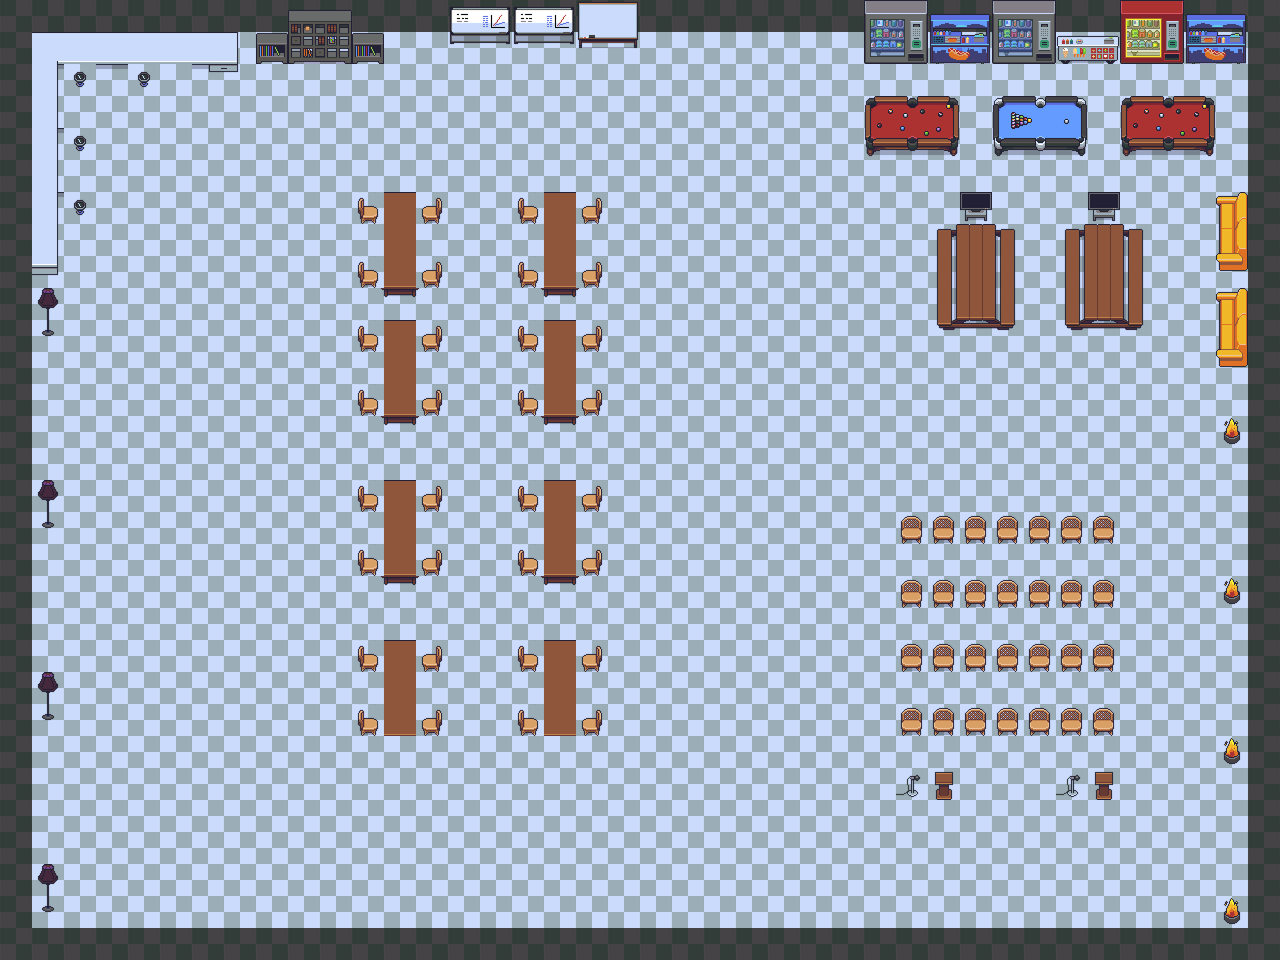

Below is a game level as drawn by its tile map, then a one-line description and the .tmx that defines it (tile-layer data replaced by summaries):
An orthogonal 40x30 tile map with 32x32 px tiles, 2 tile layers (backround, Objects), 1 hidden layer not drawn, 29 tilesets.

<map version="1.10" tiledversion="1.11.2" orientation="orthogonal" renderorder="right-down" width="40" height="30" tilewidth="32" tileheight="32" infinite="0" nextlayerid="5" nextobjectid="1">
 <tileset firstgid="1" name="grass" tilewidth="32" tileheight="32" tilecount="1024" columns="32">
  <image source="BotanicalWorld.png" width="1024" height="1024" />
 </tileset>
 <tileset firstgid="1025" name="floor" tilewidth="32" tileheight="32" tilecount="2520" columns="36">
  <image source="Rugs[5x5].png" width="1152" height="2240" />
 </tileset>
 <tileset firstgid="3545" name="whiteboard" tilewidth="32" tileheight="32" tilecount="4" columns="2">
  <image source="whiteboard_stand_graph [2x2].png" width="64" height="64" />
 </tileset>
 <tileset firstgid="3549" name="shelf-gray" tilewidth="32" tileheight="32" tilecount="1" columns="1">
  <image source="cd_shelf_gray [1x1].png" width="32" height="32" />
 </tileset>
 <tileset firstgid="3550" name="ikea_shelf_stuff_gray [2x2]" tilewidth="32" tileheight="32" tilecount="4" columns="2">
  <image source="ikea_shelf_stuff_gray [2x2].png" width="64" height="64" />
 </tileset>
 <tileset firstgid="3554" name="desk_cubicle_white_down" tilewidth="32" tileheight="32" tilecount="20" columns="5">
  <image source="desk_cubicle_white_down.png" width="160" height="128" />
 </tileset>
 <tileset firstgid="3574" name="trash_can_down" tilewidth="32" tileheight="32" tilecount="1" columns="1">
  <image source="trash_can_down.png" width="32" height="32" />
 </tileset>
 <tileset firstgid="3575" name="trash_can_left" tilewidth="32" tileheight="32" tilecount="1" columns="1">
  <image source="trash_can_left.png" width="32" height="32" />
 </tileset>
 <tileset firstgid="3576" name="table_1x3_white_vertical" tilewidth="32" tileheight="32" tilecount="12" columns="3">
  <image source="table_1x3_white_vertical.png" width="96" height="128" />
 </tileset>
 <tileset firstgid="3588" name="laptop white right [1x1]" tilewidth="32" tileheight="32" tilecount="1" columns="1">
  <image source="laptop white right [1x1].png" width="32" height="32" />
 </tileset>
 <tileset firstgid="3589" name="ikea_shelf_side_white [4x1]" tilewidth="32" tileheight="32" tilecount="4" columns="1">
  <image source="ikea_shelf_side_white [4x1].png" width="32" height="128" />
 </tileset>
 <tileset firstgid="3593" name="stool_black [1x1]" tilewidth="32" tileheight="32" tilecount="1" columns="1">
  <image source="stool_black [1x1].png" width="32" height="32" />
 </tileset>
 <tileset firstgid="3594" name="whiteboard_new_blank [2x2]" tilewidth="32" tileheight="32" tilecount="4" columns="2">
  <image source="whiteboard_new_blank [2x2].png" width="64" height="64" />
 </tileset>
 <tileset firstgid="3598" name="vending_machine_ltgrey_inactive [2x2]" tilewidth="32" tileheight="32" tilecount="4" columns="2">
  <image source="vending_machine_ltgrey_inactive [2x2].png" width="64" height="64" />
 </tileset>
 <tileset firstgid="3602" name="stand icecream ltgrey [2x1]" tilewidth="32" tileheight="32" tilecount="2" columns="2">
  <image source="stand icecream ltgrey [2x1].png" width="64" height="32" />
 </tileset>
 <tileset firstgid="3604" name="stand hotdog blue [2x2]" tilewidth="32" tileheight="32" tilecount="4" columns="2">
  <image source="stand hotdog blue [2x2].png" width="64" height="64" />
 </tileset>
 <tileset firstgid="3608" name="cute_kitchen_counter_horizontal [3x1]" tilewidth="32" tileheight="32" tilecount="6" columns="3">
  <image source="cute_kitchen_counter_horizontal [3x1].png" width="96" height="64" />
 </tileset>
 <tileset firstgid="3614" name="table_pool_play_red_left" tilewidth="32" tileheight="32" tilecount="6" columns="3">
  <image source="table_pool_play_red_left.png" width="96" height="64" />
 </tileset>
 <tileset firstgid="3620" name="table_pool_start_blue_right" tilewidth="32" tileheight="32" tilecount="6" columns="3">
  <image source="table_pool_start_blue_right.png" width="96" height="64" />
 </tileset>
 <tileset firstgid="3626" name="vending_machine_red_active" tilewidth="32" tileheight="32" tilecount="4" columns="2">
  <image source="vending_machine_red_active.png" width="64" height="64" />
 </tileset>
 <tileset firstgid="3630" name="couch_orange_left" tilewidth="32" tileheight="32" tilecount="3" columns="1">
  <image source="couch_orange_left.png" width="32" height="96" />
 </tileset>
 <tileset firstgid="3633" name="table_picnic_darkwood" tilewidth="32" tileheight="32" tilecount="12" columns="3">
  <image source="table_picnic_darkwood.png" width="96" height="128" />
 </tileset>
 <tileset firstgid="3645" name="desk_drawer_darkwood_right" tilewidth="32" tileheight="32" tilecount="12" columns="3">
  <image source="desk_drawer_darkwood_right.png" width="96" height="128" />
 </tileset>
 <tileset firstgid="3657" name="bamboo-chair" tilewidth="32" tileheight="32" tilecount="21" columns="3">
  <image source="bamboo_chair_woven_lightwood.png" width="98" height="225" />
 </tileset>
 <tileset firstgid="3678" name="tv_on_table [1x1]" tilewidth="32" tileheight="32" tilecount="1" columns="1">
  <image source="tv_on_table [1x1].png" width="32" height="32" />
 </tileset>
 <tileset firstgid="3679" name="lamp_dark_purple [1x2]" tilewidth="32" tileheight="32" tilecount="2" columns="1">
  <image source="lamp_dark_purple [1x2].png" width="32" height="64" />
 </tileset>
 <tileset firstgid="3681" name="programmer_art_brazier" tilewidth="32" tileheight="32" tilecount="4" columns="4">
  <image source="programmer_art_brazier.png" width="128" height="32" />
 </tileset>
 <tileset firstgid="3685" name="microphone_lightgrey_right" tilewidth="32" tileheight="32" tilecount="1" columns="1">
  <image source="microphone_lightgrey_right.png" width="32" height="32" />
 </tileset>
 <tileset firstgid="3686" name="lecturn dark narrow up [1x1]" tilewidth="32" tileheight="32" tilecount="1" columns="1">
  <image source="lecturn dark narrow up [1x1].png" width="32" height="32" />
 </tileset>
 <layer id="1" name="backround" width="40" height="30" locked="1">
  <data>[1200 cells, 1200 non-empty, 2 distinct tile ids]</data>
 </layer>
 <layer id="3" name="Objects" width="40" height="30" locked="1">
  <data>[1200 cells, 234 non-empty, 85 distinct tile ids]</data>
 </layer>
 <layer id="4" name="Collision" width="40" height="30" visible="0" locked="1" opacity="0.2">
  <data>[1200 cells, 328 non-empty, 1 distinct tile ids]</data>
 </layer>
</map>